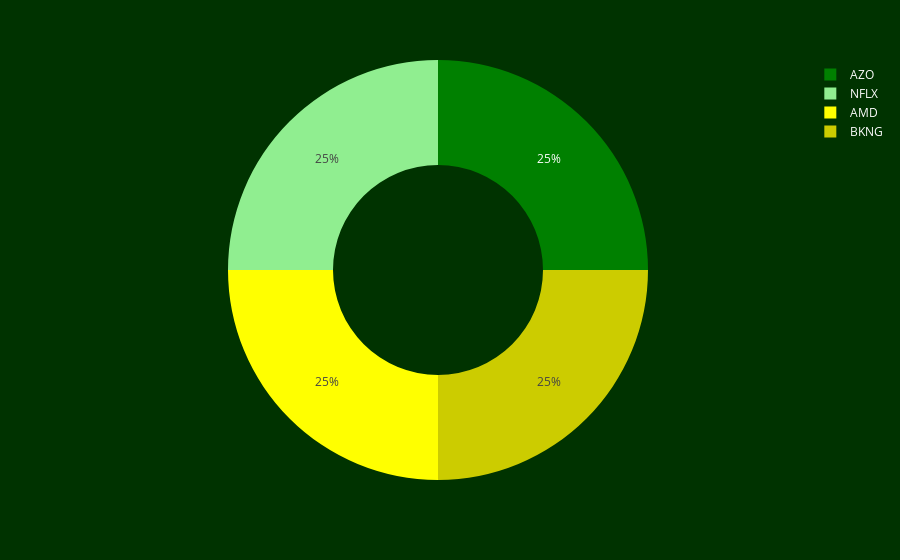

Source (notebook cell):
### Markdown cell above
# Portfolio Distribution

### Code cell
user_portfolio_distribution = CanaryFinancialCalculations.portfolio_distribution_chart(tickers, weights)
user_portfolio_distribution

### Figure 1 — Plotly figure (JSON) as saved in the notebook; plotly's stock layout.template omitted (floating-point values rounded to 4 significant figures)
{"data": [{"domain": {"x": [0, 1], "y": [0, 1]}, "hole": 0.5, "hovertemplate": "label=%{label}<br>value=%{value}<extra></extra>", "labels": ["AZO", "NFLX", "AMD", "BKNG"], "legendgroup": "", "name": "", "showlegend": true, "type": "pie", "values": [0.25, 0.25, 0.25, 0.25]}], "layout": {"legend": {"font": {"color": "white"}, "tracegroupgap": 0}, "margin": {"t": 60}, "paper_bgcolor": "#003300", "piecolorway": ["#008000", "#90ee90", "#ffff00", "#cccc00"], "plot_bgcolor": "#003300"}}
